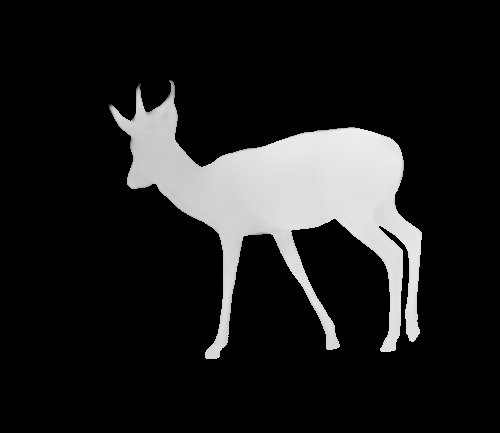
#> input picture data/demo/ap10k_000000000222/depth.png, 500 x 433 px, given as the content of the folder /dat03/xuanwenjie/datasets/AP-10K_triplet/zeo_depth/, which was not available
$ python gen_depth_map.py
#> lines starting #> are read from the running program, lines starting #| are printed output that depends on the picture
import os
os.environ["CUDA_VISIBLE_DEVICES"]= "3"

import json
import cv2
from pycocotools.coco import COCO
import matplotlib.pyplot as plt
from PIL import Image
import numpy as np
from tqdm import tqdm

from controlnet_aux import ZoeDetector


##################################################################################################
# Utils Functions
##################################################################################################
# [80 lines left out: functions image_grid, main, not called in this run]


def gen_masked_depth():

    ### config path
    depth_path = r"/dat03/xuanwenjie/datasets/AP-10K_triplet/zeo_depth/"
    sam_path = r"/dat03/xuanwenjie/datasets/AP-10K_triplet/sam_hq_mask/"

    ### save root
    save_root = r"/dat03/xuanwenjie/code/animal_pose/mmpose-main/output_dir/debug/masked_zeo_depth"
    if not os.path.exists(save_root):
        os.mkdir(save_root)

    file_list = os.listdir(depth_path)
    num_data = len(file_list)
    pbar = tqdm(file_list)

    for afile in pbar:
        pbar.set_description(f"{num_data}")

        depth_image_path = os.path.join(depth_path, afile)
        assert os.path.isfile(depth_image_path)
        sam_image_path = os.path.join(sam_path, afile)
        assert os.path.isfile(sam_image_path)

        depth_image = Image.open(depth_image_path)
#> depth_image is the input picture: PIL image 500x433 RGB; min 0, max 239, mean 30.6
        sam_image = Image.open(sam_image_path).convert("L")

        depth_array = np.array(depth_image).astype(np.float32)
        sam_array = np.array(sam_image).astype(np.float32) / 255.0
        sam_array = np.repeat(sam_array[:, :, np.newaxis], 3, axis=2)
#> sam_array: shape (433, 500, 3) float32

        masked_depth_array = depth_array * sam_array
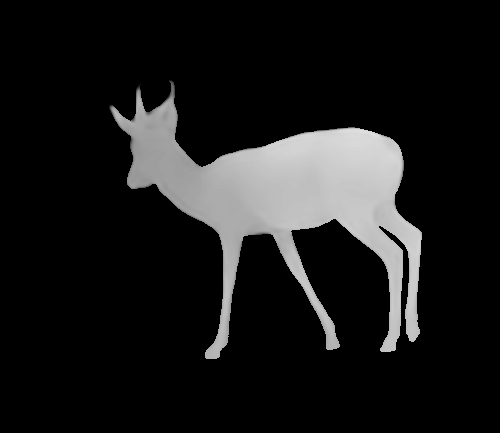
#> masked_depth_array: shape (433, 500, 3) float32; min 0, max 224, mean 26.1
        masked_depth_pil = Image.fromarray(np.uint8(masked_depth_array))

        cur_save_path = os.path.join(save_root, afile)
        masked_depth_pil.save(cur_save_path)

        # break
    return 0


if __name__ == "__main__":

    # main()
    gen_masked_depth()

$ run again, on data/demo/cartoon_000000000053/pose_kptindex.png
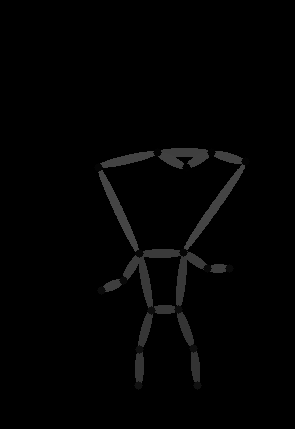
#> input picture data/demo/cartoon_000000000053/pose_kptindex.png, 295 x 429 px, given as the content of the folder /dat03/xuanwenjie/datasets/AP-10K_triplet/zeo_depth/, which was not available
#> in gen_masked_depth, depth_image is the input picture: PIL image 295x429 RGB; min 0, max 69, mean 2.8
#> in gen_masked_depth, `depth_array = np.array(depth_image).astype(np.float32)`:
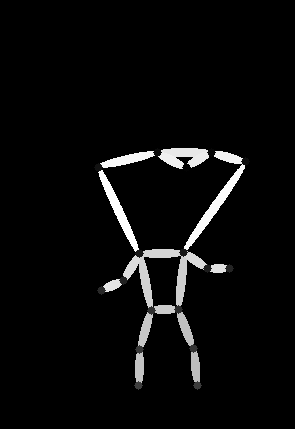
#> depth_array: shape (429, 295, 3) float32; min 0, max 69, mean 2.8; drawn with min black and max white
#> in gen_masked_depth, `masked_depth_array = depth_array * sam_array`:
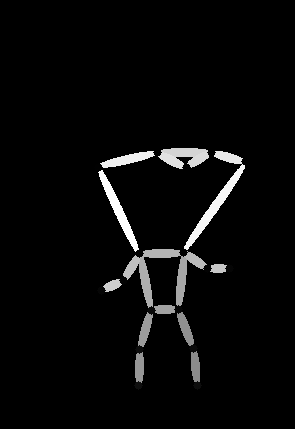
#> masked_depth_array: shape (429, 295, 3) float32; min 0, max 18.67, mean 0.678; drawn with min black and max white
